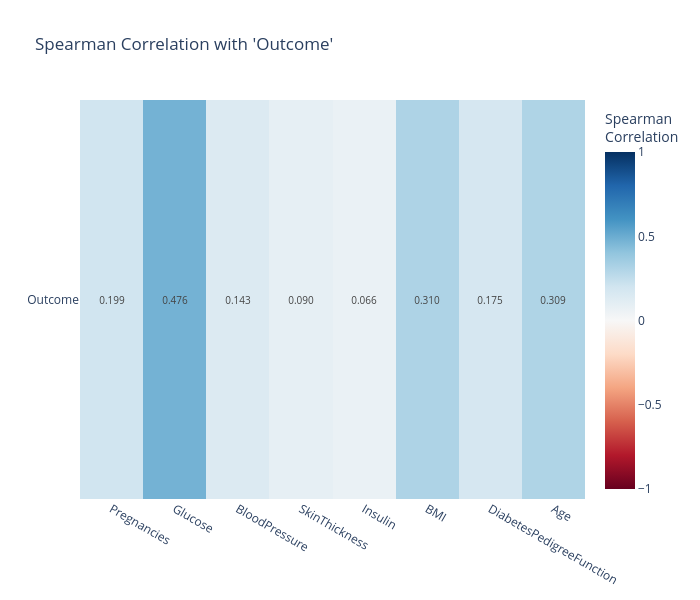

Source (notebook cell):
### Code cell
# target + method='spearman'
ps.corr_heatmap(df_diabetes, target='Outcome', method='spearman')

### Figure 1 — Plotly figure (JSON) as saved in the notebook; plotly's stock layout.template omitted (floating-point values rounded to 4 significant figures)
{"data": [{"colorbar": {"title": {"text": "Spearman<br>Correlation"}}, "colorscale": [[0, "rgb(103,0,31)"], [0.1, "rgb(178,24,43)"], [0.2, "rgb(214,96,77)"], [0.3, "rgb(244,165,130)"], [0.4, "rgb(253,219,199)"], [0.5, "rgb(247,247,247)"], [0.6, "rgb(209,229,240)"], [0.7, "rgb(146,197,222)"], [0.8, "rgb(67,147,195)"], [0.9, "rgb(33,102,172)"], [1, "rgb(5,48,97)"]], "hovertemplate": "<b>%{y}</b> vs <b>%{x}</b><br>Spearman Correlation: %{z:.3f}<extra></extra>", "text": [["0.199", "0.476", "0.143", "0.090", "0.066", "0.310", "0.175", "0.309"]], "textfont": {"size": 10}, "texttemplate": "%{text}", "type": "heatmap", "x": ["Pregnancies", "Glucose", "BloodPressure", "SkinThickness", "Insulin", "BMI", "DiabetesPedigreeFunction", "Age"], "y": ["Outcome"], "z": [[0.1987, 0.4758, 0.1429, 0.08973, 0.06647, 0.3097, 0.1754, 0.309]], "zmax": 1, "zmid": 0, "zmin": -1}], "layout": {"height": 600, "title": {"text": "Spearman Correlation with 'Outcome'"}, "width": 700, "xaxis": {"side": "bottom"}, "yaxis": {"autorange": "reversed"}}}
